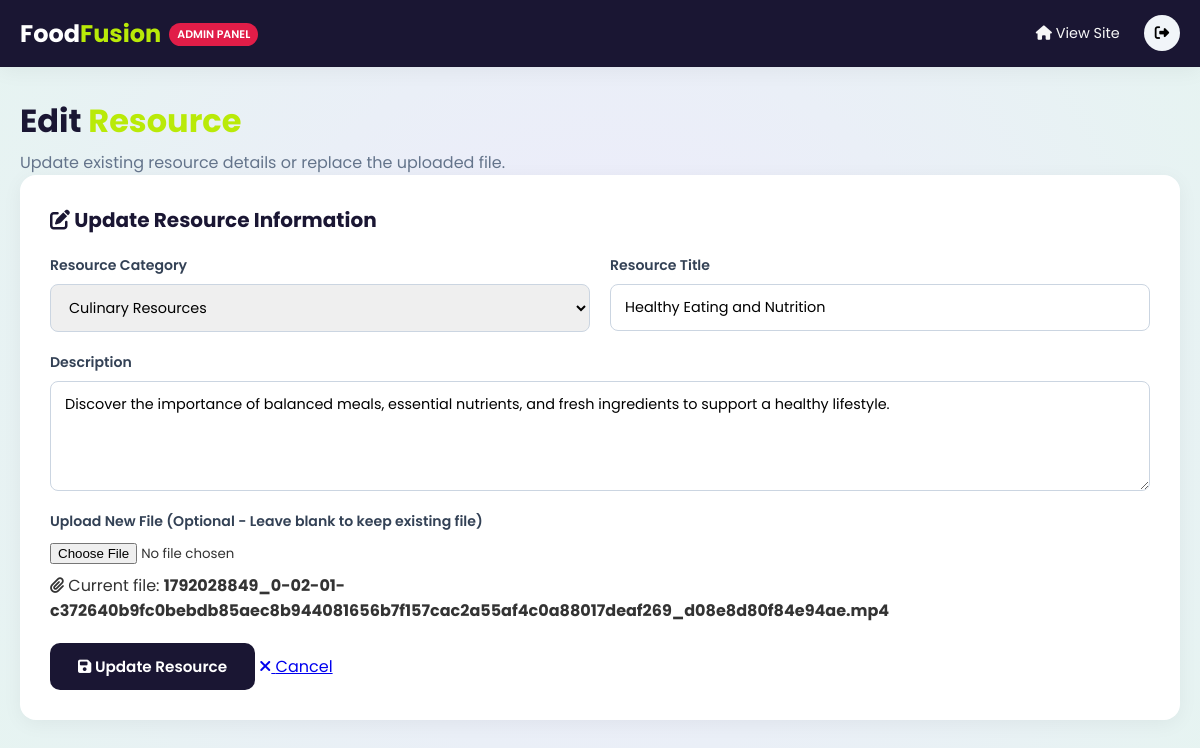
The app's page /edit_resource.php?id=2 (signed in) with its own data.
### tables this page shows
CREATE TABLE `resources` (
  `id` int(11) NOT NULL,
  `resource_category` varchar(50) NOT NULL,
  `title` varchar(150) NOT NULL,
  `description` text DEFAULT NULL,
  `file_name` varchar(255) NOT NULL,
  `file_type` varchar(50) NOT NULL,
  `created_at` timestamp NOT NULL DEFAULT current_timestamp()
);

### edit_resource.php (the view, shortened to what this page needs)
<?php
include "db.php";
$id = filter_input(INPUT_GET, 'id', FILTER_VALIDATE_INT);
$stmt = $conn->prepare("SELECT * FROM resources WHERE id = ?");
$stmt->bind_param("i", $id);
$stmt->execute();
$resource = $stmt->get_result()->fetch_assoc();
?>
<!DOCTYPE html>
<html lang="en">
<head>
    <link rel="stylesheet" href="style.css">
    <link rel="stylesheet" href="https://cdnjs.cloudflare.com/ajax/libs/font-awesome/6.5.1/css/all.min.css">
</head>
<body class="admin-body">
    <nav class="admin-navbar">
        <div class="nav-container">
            <div class="header-left-admin">
                <h2>Food<span class="span_text">Fusion</span></h2>
                <div><span class="admin-badge">Admin Panel</span></div>
            </div>
            <div class="admin-nav-links">
                <a href="index.php"><i class="fa-solid fa-house"></i> View Site</a>
                <a href="logout.php" class="logout-link"><i class="fa-solid fa-right-from-bracket"></i></a>
            </div>
        </div>
    </nav>
    <div class="admin-container">
        <div class="admin-header">
            <h1>Edit <span class="span_text">Resource</span></h1>
            <p>Update existing resource details or replace the uploaded file.</p>
        </div>
        <div class="admin-card">
            <h3><i class="fa-solid fa-pen-to-square"></i> Update Resource Information</h3>
            <form method="POST" enctype="multipart/form-data" class="modern-form">
                <div class="form-grid">
                    <div class="form-group">
                        <label>Resource Category</label>
                        <select name="resource_category" required>
                            <option value="Culinary" <?php if($resource['resource_category'] == "Culinary") echo "selected"; ?>>
                                Culinary Resources
                            </option>
                        </select>
                    </div>
                    <div class="form-group">
                        <label>Resource Title</label>
                        <input type="text" name="title" value="<?php echo htmlspecialchars($resource['title']); ?>" required>
                    </div>
                </div>
                <div class="form-group full-width">
                    <label>Description</label>
                    <textarea name="description" rows="4" required><?php echo htmlspecialchars($resource['description']); ?></textarea>
                </div>
                <div class="form-group full-width">
                    <label>Upload New File (Optional - Leave blank to keep existing file)</label>
                    <div class="file-upload-wrapper">
                        <input type="file" name="resource_file">
                    </div>
                    <p class="current-file-text">
                        <i class="fa-solid fa-paperclip"></i> Current file:
                        <strong><?php echo htmlspecialchars($resource['file_name']); ?></strong>
                    </p>
                </div>
                <div class="form-actions">
                    <button type="submit" name="update" class="submit-btn-admin">
                        <i class="fa-solid fa-floppy-disk"></i> Update Resource
                    </button>
                    <a href="admin_resources.php" class="btn-cancel">
                        <i class="fa-solid fa-xmark"></i> Cancel
                    </a>
                </div>
            </form>
        </div>
    </div>
</body>
</html>

### style.css (style rules this page uses)
* { margin: 0; padding: 0; box-sizing: border-box; font-family: 'Poppins', sans-serif; }
body { background: radial-gradient(circle at center, #eeeafd 0%, #e6f4f1 100%); background-attachment: fixed; }
nav { position: sticky; top: 0; z-index: 1000; background: #1a1633; backdrop-filter: blur(12px); box-shadow: 0 4px 20px rgba(0, 0, 0, 0.05); border-bottom: 1px solid rgba(0, 0, 0, 0.05); }
.span_text { color: var(--primary-lime, #b9ea08); }
.logout-link { display: inline-flex; align-items: center; justify-content: center; width: 36px; height: 36px; background-color: #f1f5f9; color: #e53e3e; border-radius: 50%; text-decoration: none; transition: all 0.2s ease; }
.span_text { color: rgb(185, 234, 8); }
.form-group { width: 100%; }
:root { --primary-lime: #B9EA08; --primary-dark: #1a1633; --bg-light: #f4f6f8; --card-bg: #ffffff; --text-muted: #6c757d; --border-color: #e2e8f0; }
.logout-link { color: #000; margin-left: 10px; transition: .3s; }
body { font-family: 'Poppins', sans-serif; background-color: var(--bg-light); color: #333; }
.form-group { margin-bottom: 16px; }
.admin-body { background-color: #f1f5f9; margin: 0; font-family: 'Poppins', sans-serif; }
.admin-navbar { background-color: #1a1633; padding: 15px 0; color: #ffffff; }
.admin-navbar .nav-container { max-width: 1200px; margin: 0 auto; padding: 0 20px; display: flex; justify-content: space-between; align-items: center; }
.admin-navbar .nav-container .header-left-admin { display: flex; align-items: center; }
.admin-badge { font-size: 0.75rem; background: rgba(185, 234, 8, 0.2); color: #b9ea08; padding: 3px 10px; border-radius: 12px; margin-left: 8px; text-transform: uppercase; }
.admin-nav-links a { color: #f7f7f7; text-decoration: none; margin-left: 20px; font-size: 0.9rem; transition: color 0.2s; }
.admin-nav-links .logout-link { color: #000; }
.admin-container { max-width: 1200px; margin: 30px auto; padding: 0 20px; }
.admin-header h1 { font-size: 2rem; color: #1a1633; margin-bottom: 5px; }
.admin-header p { color: #64748b; margin-top: 0; }
.admin-card { background: #ffffff; border-radius: 16px; padding: 30px; box-shadow: 0 4px 20px rgba(0, 0, 0, 0.05); margin-bottom: 40px; }
.admin-card h3 { margin-top: 0; color: #1a1633; font-size: 1.25rem; margin-bottom: 20px; }
.modern-form .form-grid { display: grid; grid-template-columns: 1fr 1fr; gap: 20px; }
.form-group { display: flex; flex-direction: column; gap: 8px; margin-bottom: 20px; }
.form-group.full-width { grid-column: span 2; }
.form-group label { font-size: 0.88rem; font-weight: 600; color: #334155; }
.modern-form input[type="text"], .modern-form select, .modern-form textarea { padding: 12px 14px; border: 1px solid #cbd5e1; border-radius: 8px; font-family: inherit; font-size: 0.9rem; outline: none; transition: all 0.2s ease; }
.submit-btn-admin { background-color: #1a1633; color: #ffffff; border: none; padding: 12px 28px; border-radius: 10px; font-size: 0.95rem; font-weight: 600; cursor: pointer; transition: background 0.2s; }
.admin-badge { background: #e11d48; color: #ffffff; font-size: 11px; padding: 3px 8px; border-radius: 12px; font-weight: 600; margin-left: 8px; display: inline-block; }

### records on screen
resources: resource_category "Culinary Resources", title "Healthy Eating and Nutrition", description "Discover the importance of balanced meals, essential nutrients, and fresh ingredients to support a healthy lifestyle.", file_name "1792028849_0-02-01-c372640b9fc0bebdb85aec8b944081656b7f157cac2a55af4c0a88017deaf269_d08e8d80f84e94ae.mp4"
